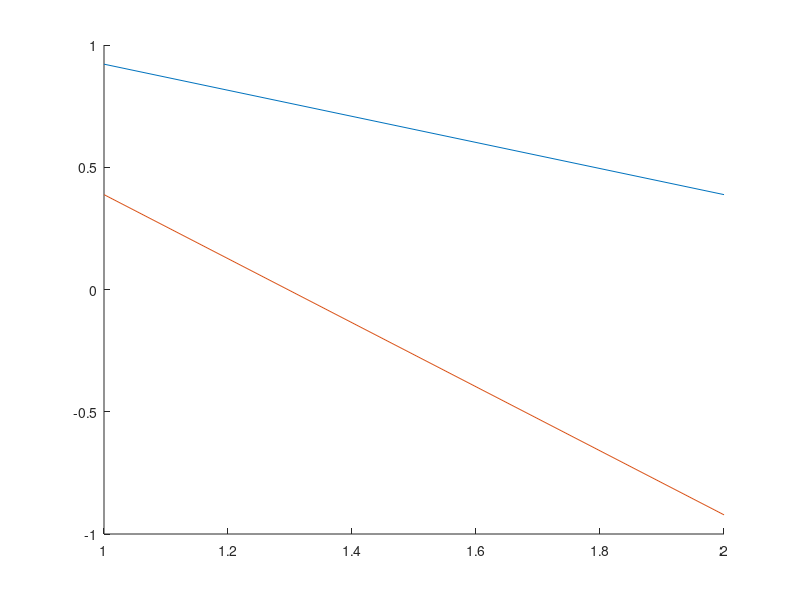

The MATLAB script that drew this image: (Note: this script raises an error after producing the figure.)
% A)
mu = [5 20];
sigma = [10 2; 2 5];
data = mvnrnd(mu, sigma, 200);

plot(data(:, 1), data(:, 2));

% B) 
sub = bsxfun(@minus, data, mu); % Subtract the mean from all data points
[coeff,score,latent,tsquare] = princomp(sub); % Compute PCA

clf();
hold on;
plot(coeff);
scatter(sub(:, 1), sub(:, 2));
hold off;

% C)

data_c = sub ./ std(data);
[coeff,score,latent,tsquare] = princomp(sub); % Compute PCA
clf();
hold on;
plot(coeff);
scatter(data_c(:, 1), data_c(:, 2));
hold off;

% D)

data_d = data(:, 2) * 1000;
[coeff,score,latent,tsquare] = princomp(sub); % Compute PCA
clf();
hold on;
plot(coeff);
scatter(data_d(:, 1), data_d(:, 2));
hold off;